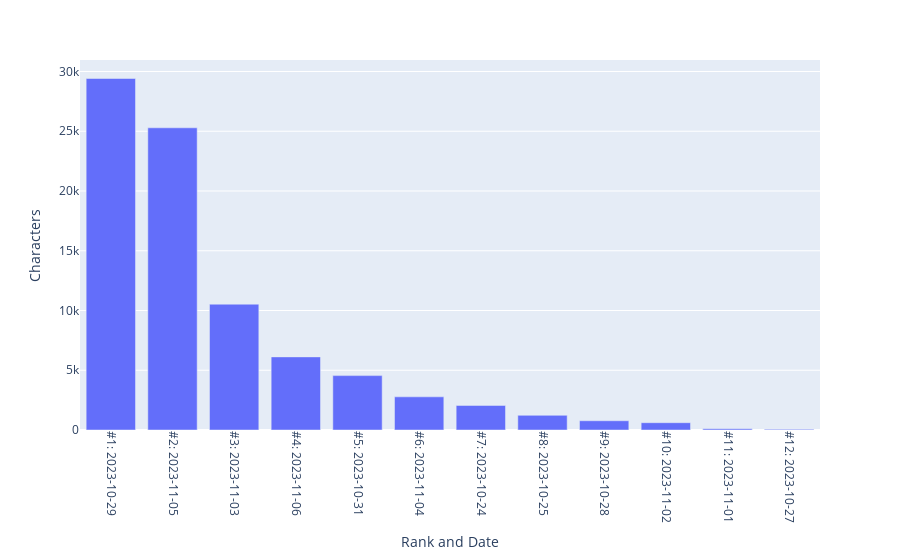

Notebook cell for this chart:
### Code cell
fig_top_dates_by_characters = px.bar(df_top_dates_by_characters, 
x = 'Rank and Date', y = 'Characters')
fig_top_dates_by_characters.update_xaxes(tickangle = 90)
fig_top_dates_by_characters.write_html('Analyses/top_dates_by_characters.html')
fig_top_dates_by_characters.write_image(
    'Analyses/top_dates_by_characters.png', 
    width = 1920, height = 1080, engine = 'kaleido', scale = 2)
fig_top_dates_by_characters

### Figure 1 — Plotly figure (JSON) as saved in the notebook; plotly's stock layout.template omitted (floating-point values rounded to 4 significant figures)
{"data": [{"alignmentgroup": "True", "hovertemplate": "Rank and Date=%{x}<br>Characters=%{y}<extra></extra>", "legendgroup": "", "marker": {"color": "#636efa", "pattern": {"shape": ""}}, "name": "", "offsetgroup": "", "orientation": "v", "showlegend": false, "textposition": "auto", "type": "bar", "x": ["#1: 2023-10-29", "#2: 2023-11-05", "#3: 2023-11-03", "#4: 2023-11-06", "#5: 2023-10-31", "#6: 2023-11-04", "#7: 2023-10-24", "#8: 2023-10-25", "#9: 2023-10-28", "#10: 2023-11-02", "#11: 2023-11-01", "#12: 2023-10-27"], "xaxis": "x", "y": [29415, 25289, 10528, 6119, 4552, 2776, 2055, 1227, 774, 612, 103, 53], "yaxis": "y"}], "layout": {"barmode": "relative", "legend": {"tracegroupgap": 0}, "margin": {"t": 60}, "xaxis": {"anchor": "y", "domain": [0, 1], "tickangle": 90, "title": {"text": "Rank and Date"}}, "yaxis": {"anchor": "x", "domain": [0, 1], "title": {"text": "Characters"}}}}
